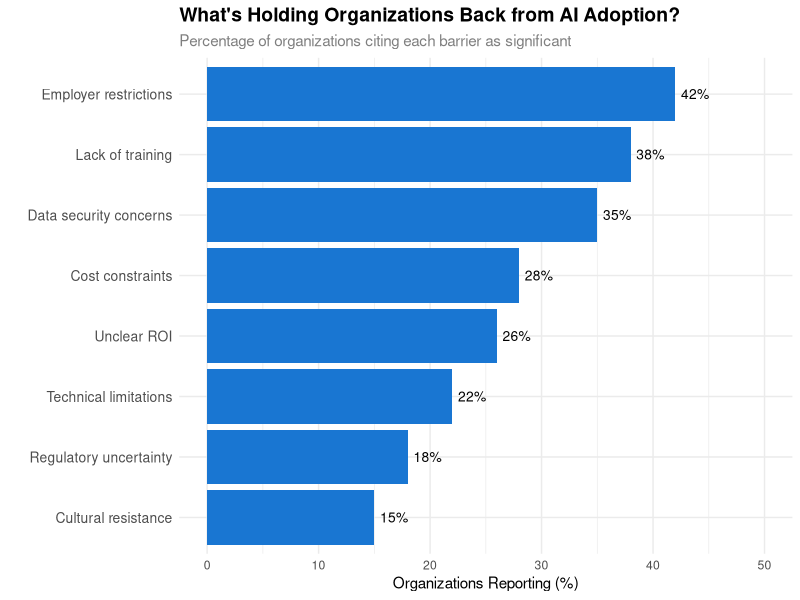
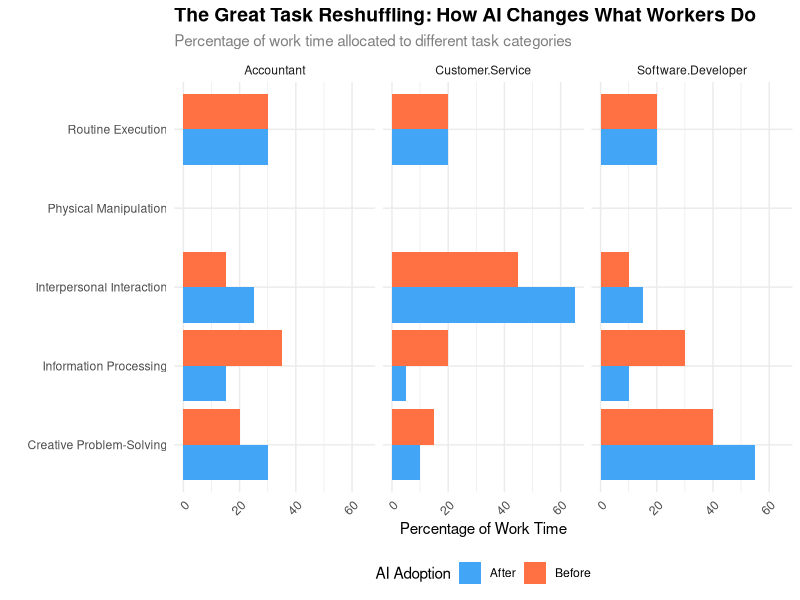

Reproduce these figures in R, in order.
## ---- chunk 1
#| label: fig-adoption-barriers
#| fig-cap: "Barriers to AI adoption in the workplace (illustrative ordering of commonly cited barriers)"
#| echo: false
#| message: false
#| warning: false

library(ggplot2)

barriers_data <- data.frame(
  Barrier = c("Employer restrictions", "Lack of training", "Data security concerns", 
              "Cost constraints", "Unclear ROI", "Technical limitations",
              "Regulatory uncertainty", "Cultural resistance"),
  Percentage = c(42, 38, 35, 28, 26, 22, 18, 15)
)

barriers_data$Barrier <- factor(barriers_data$Barrier, 
                                levels = barriers_data$Barrier[order(barriers_data$Percentage)])

ggplot(barriers_data, aes(x = Percentage, y = Barrier)) +
  geom_bar(stat = "identity", fill = "#1976D2") +
  geom_text(aes(label = paste0(Percentage, "%")), hjust = -0.2, size = 3.5) +
  labs(
    title = "What's Holding Organizations Back from AI Adoption?",
    subtitle = "Percentage of organizations citing each barrier as significant",
    x = "Organizations Reporting (%)",
    y = ""
  ) +
  theme_minimal() +
  theme(
    plot.title = element_text(size = 14, face = "bold"),
    plot.subtitle = element_text(size = 11, color = "gray50"),
    axis.text.y = element_text(size = 10)
  ) +
  xlim(0, 50)
## ---- chunk 2
#| label: fig-task-reweighting
#| fig-cap: "Task composition changes in representative occupations (illustrative, following the task-based model of @sec-task-based-foundations)"
#| echo: false
#| message: false
#| warning: false

library(ggplot2)
library(reshape2)

# Create task composition data
task_data <- data.frame(
  Task = c("Information Processing", "Creative Problem-Solving", 
           "Interpersonal Interaction", "Physical Manipulation", "Routine Execution"),
  `Software Developer_Before` = c(30, 40, 10, 0, 20),
  `Software Developer_After` = c(10, 55, 15, 0, 20),
  `Customer Service_Before` = c(20, 15, 45, 0, 20),
  `Customer Service_After` = c(5, 10, 65, 0, 20),
  `Accountant_Before` = c(35, 20, 15, 0, 30),
  `Accountant_After` = c(15, 30, 25, 0, 30)
)

# Reshape data for plotting
task_long <- melt(task_data, id.vars = "Task", variable.name = "Occupation_Time", value.name = "Percentage")
task_long$Occupation <- gsub("_.*", "", task_long$Occupation_Time)
task_long$Time <- gsub(".*_", "", task_long$Occupation_Time)

# Create grouped bar chart
ggplot(task_long, aes(x = Task, y = Percentage, fill = Time)) +
  geom_bar(stat = "identity", position = "dodge") +
  facet_wrap(~ Occupation, ncol = 3) +
  scale_fill_manual(values = c("Before" = "#FF7043", "After" = "#42A5F5")) +
  labs(
    title = "The Great Task Reshuffling: How AI Changes What Workers Do",
    subtitle = "Percentage of work time allocated to different task categories",
    x = "",
    y = "Percentage of Work Time",
    fill = "AI Adoption"
  ) +
  theme_minimal() +
  theme(
    plot.title = element_text(size = 14, face = "bold"),
    plot.subtitle = element_text(size = 11, color = "gray50"),
    axis.text.x = element_text(angle = 45, hjust = 1, size = 9),
    legend.position = "bottom"
  ) +
  coord_flip()
